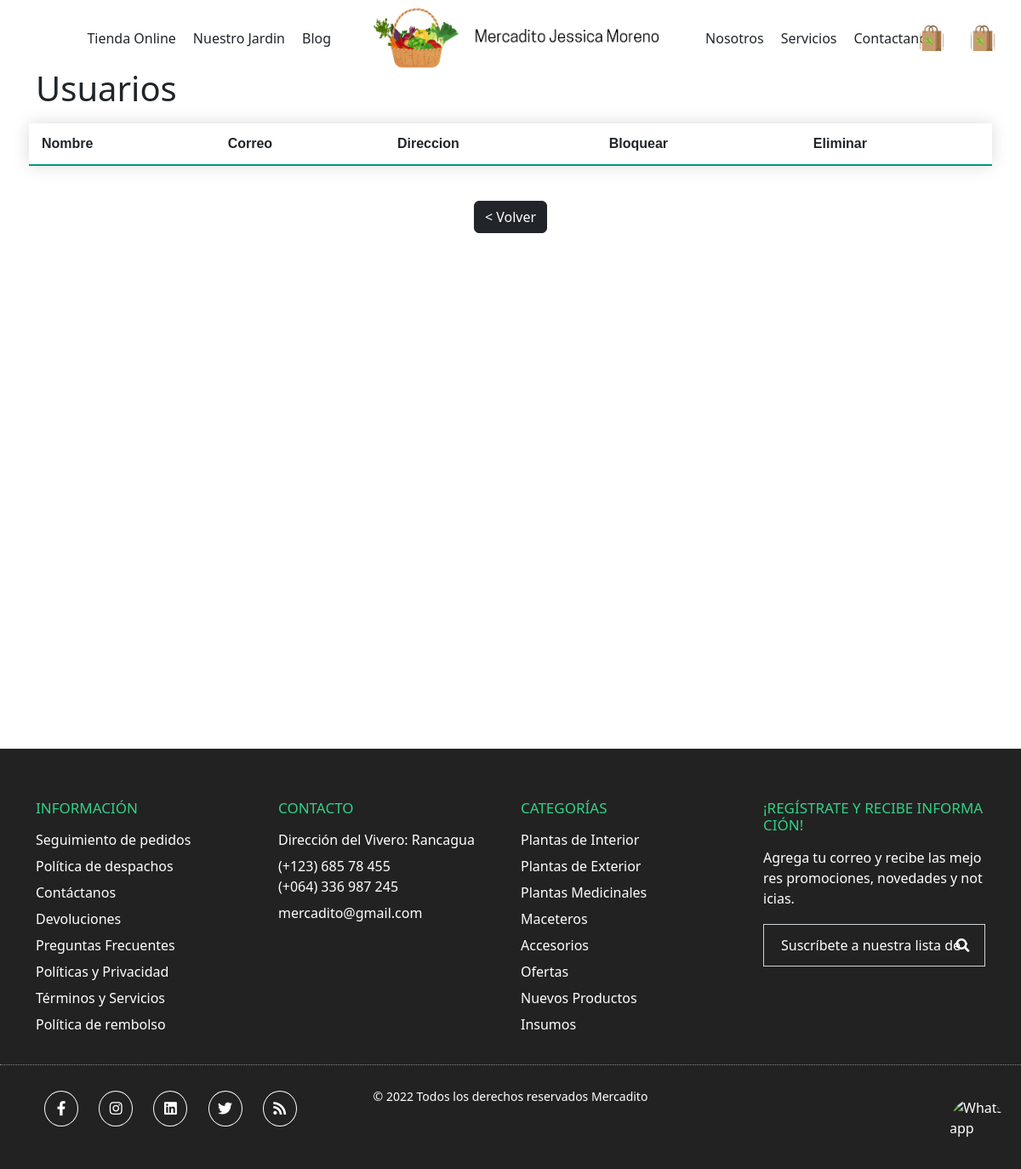
Before: /pages/listarusuario.php with the older database file.
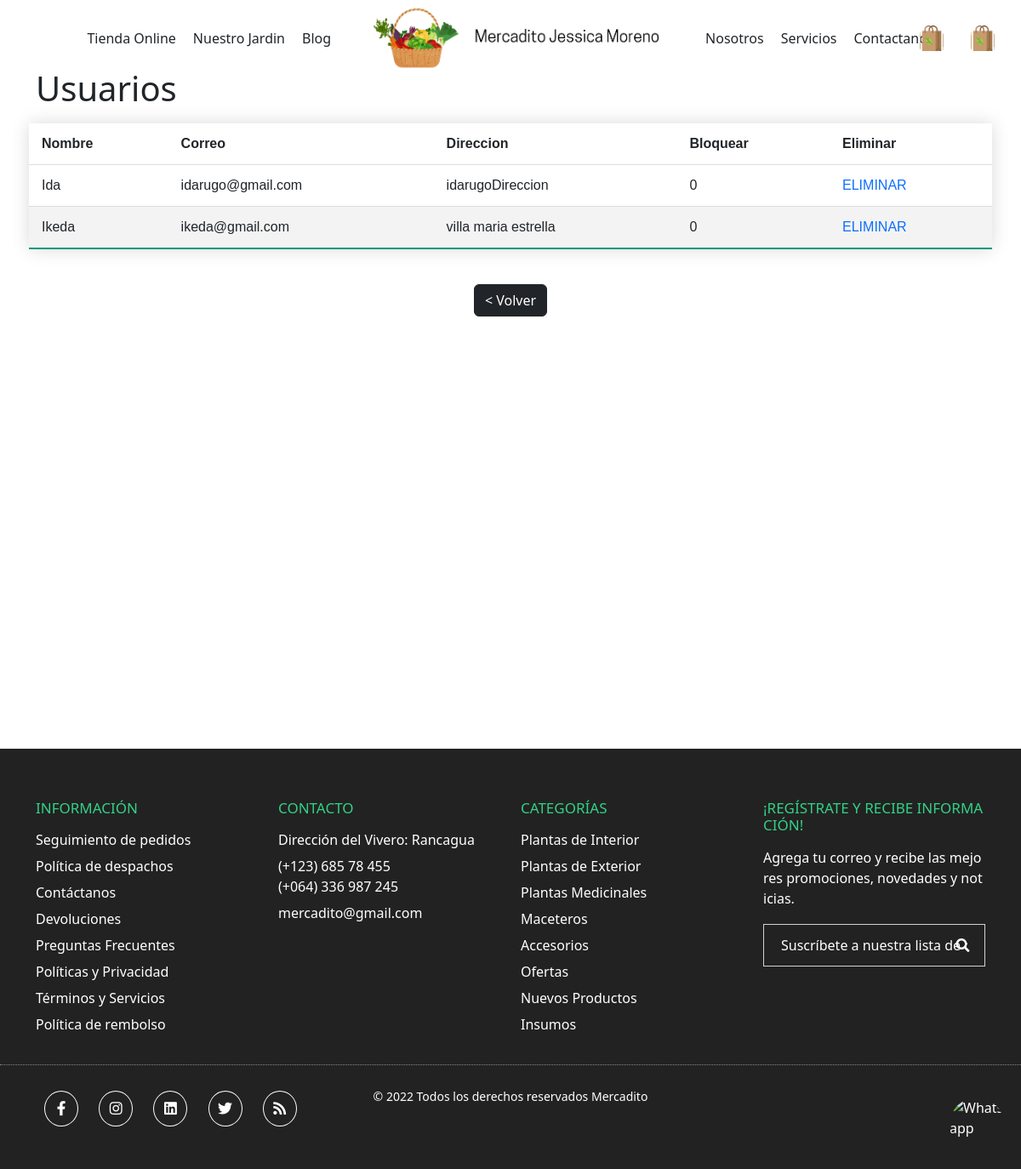
After: the same page with the newer database file.
### tables this page shows
CREATE TABLE `users` (
  `id` int(12) NOT NULL,
  `nombre` varchar(30) NOT NULL,
  `correo` varchar(300) NOT NULL,
  `password` varchar(300) NOT NULL,
  `imagen` longblob NOT NULL,
  `direccion` varchar(300) NOT NULL,
  `rol` tinyint(1) NOT NULL,
  `estado` tinyint(1) NOT NULL
);

### core/bootstraper.php (called while the page is built)
<?php
    require '../database/DatabaseMYSQL.php';
        $connectDB = new DatabaseMYSQL('localhost','root','','mercadito');
?>

### controllers/user.controller.php (called while the page is built, shortened)
<?php
   require '../models/UsuarioDTO.php';
   class UserController {
        private $connectDB;
        function __construct( $connectDB)
        {
            $this->connectDB = $connectDB;
        }
        public function select(){
            $lista = array();
            $this->connectDB->connect();
            $sql = " SELECT * FROM `users`";
            $st = $this->connectDB->query($sql);
            while($rs = mysqli_fetch_array($st)){
                $lista[] = new UsuarioDTO($rs['id'],$rs['nombre'],$rs['correo'],$rs['direccion'],$rs['estado']);;
            }
            $this->connectDB->disconnect();
            return $lista;
        }
    }
?>

### database/DatabaseMYSQL.php (called while the page is built, shortened)
<?php
    class DatabaseMYSQL implements IConnectDB{
        private $db;
        private $localhost;
        private $user;
        private $pass;
        private $nameDB;
        public function __construct($localhost, $user, $pass, $nameDB)
        {
            $this->localhost = $localhost;
            $this->user = $user;
            $this->pass = $pass;
            $this->nameDB = $nameDB;
        }
        public function connect(){
            $this->db = new mysqli($this->localhost,$this->user,$this->pass,$this->nameDB);
        }
        public function query($sql){
            return $this->db->query($sql);
        }
    }
?>

### models/UsuarioDTO.php (called while the page is built)
<?php
class UsuarioDTO{
    private  $id;
    private  $nombre;
    private  $correo;
    private  $direccion;
    private  $estado;
    function __construct($id,$nombre,$correo,$direccion,$estado) {
        $this->id = $id;
        $this->nombre = $nombre;
        $this->correo = $correo;
        $this->direccion = $direccion;
        $this->estado = $estado;
    }
    public function getId():int {
        return $this->id;
    }
    public function getNombre():string {
        return $this->nombre;
    }
    public function getCorreo():string {
        return $this->correo;
    }
    public function getdireccion():string {
        return $this->direccion;
    }
    public function getEstado():int {
        return $this->estado;
    }
}
?>

### pages/listarusuario.php (the view)
<?php
   require '../core/bootstraper.php';
   require '../controllers/user.controller.php';
   $userController = new UserController($connectDB);
   $lista = $userController->select();
?>
<!DOCTYPE html>
<html lang="es">
<head>
    <?php include '../components/head.php' ?>
    <link rel="stylesheet" href="../assets/styles/main.css">
    <link rel="stylesheet" href="../assets/styles/pages/listarusuario.css">
</head>
<body>
    <?php include '../components/header.php' ?>
    <div class="container container-main">
       <h1>Usuarios</h1>
       <form class="row g-3 justify-content-center">
        <table class="styled-table">
            <tr>
                <td><strong>Nombre</strong></td>
                <td><strong>Correo</strong></td>
                <td><strong>Direccion</strong></td>
                <td><strong>Bloquear</strong></td>
                <td><strong>Eliminar</strong></td>
            </tr>
            <tr>
            <?php
                for ($i = 0; $i < count($lista); $i++) {
                echo "<tr>";
                echo "<td>" . $lista[$i]->getNombre()  . "</td>";
                echo "<td>" . $lista[$i]->getCorreo() . "</td>";
                echo "<td>" . $lista[$i]->getdireccion() . "</td>";
                echo "<td>" . $lista[$i]->getEstado() . "</td>";
                echo "<td><a href='listarusuario.php?id=" . $lista[$i]->getId() ."'> ELIMINAR</a></td>";
                echo "</tr>";
                }
            ?>
            </tr>
        </table>
         <div class="col-5  justify-content-center mb-2" style="text-align: center;">
             <a href="./perfil.php" ><button type="button" class="btn btn-success btn btn-dark"> < Volver</button></a>
         </div>
       </form>
    </div>
    <?php include '../components/footer.php' ?>
</body>
</html>

Changed rows visible on the page:
added users: nombre "Ida", correo "idarugo@gmail.com", direccion "idarugoDireccion", estado "0"
added users: nombre "Ikeda", correo "ikeda@gmail.com", direccion "villa maria estrella", estado "0"
